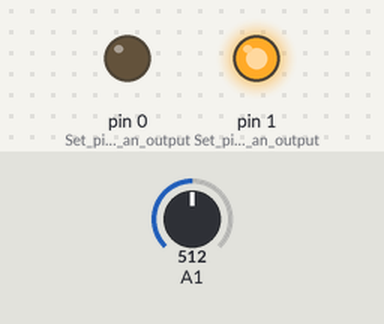
This sketch was run on a simulated Arduino Uno, built with avr-gcc and run on an emulated ATmega328P. On the bench: output pins drawn as LEDs (lit = HIGH). Inputs (shaded band) come from the test bench; at power-on: A1 = 512.

Above: at 1.2 s.
1.3 s: A1 set to 243
2.8 s: A1 set to 219
At 3.9 s:
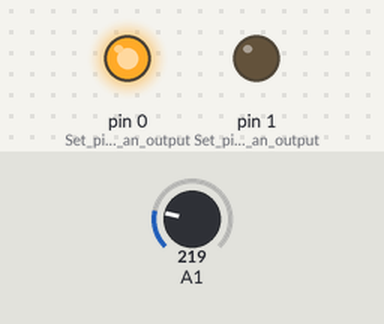
4.3 s: A1 set to 240
At 5.1 s:
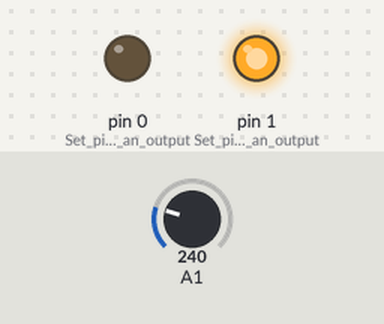
5.8 s: A1 set to 220
At 6.2 s:
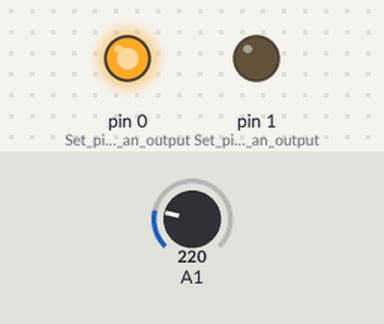
Timing chart, 0 to 8.3 s (numbered marks = the images above; inputs shaded):
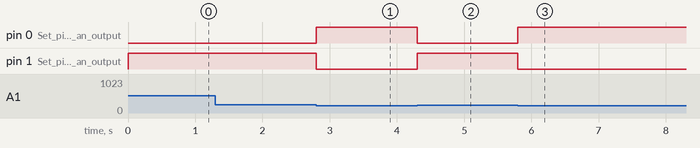

Measured:
- the behaviour switches between 231 and 230 on A1 (found by bisection; images 0 and 1)
- after the input at 1.3 s, every drawn part: stays the same
- after the input at 2.8 s, pin 0 (Set_pin_9_as_an_output): LOW → HIGH at once; pin 1 (Set_pin_10_as_an_output): HIGH → LOW at once
- after the input at 4.3 s, pin 0 (Set_pin_9_as_an_output): HIGH → LOW at once; pin 1 (Set_pin_10_as_an_output): LOW → HIGH at once
- after the input at 5.8 s, pin 0 (Set_pin_9_as_an_output): LOW → HIGH at once; pin 1 (Set_pin_10_as_an_output): HIGH → LOW at once

The sketch:

CoffeeThermometer.ino
```cpp
// (licence header left out)
int Threshold=230;  //Set the temperature threshold in LSBs so we don't have to waste time computing temperature; should be around 200-230

void setup() {
  pinMode(0, OUTPUT);  //Set pin 9 as an output
  pinMode(1, OUTPUT);  //Set pin 10 as an output
//  Serial.begin(9600);  //If you want to monitor the temperature via serial to check that you have your threshold set right, leave this in; otherwise comment it out
}

void loop() {
  int T=analogRead(A1);  //Read the temperature into an integer called T
  if(T>Threshold){  //If T is greater than the threshold,
    digitalWrite(0, LOW);  //turn off the blue,
    digitalWrite(1, HIGH);  //and turn on the red
  }
  else{  //Otherwise,
    digitalWrite(1, LOW);  //turn off the red,
    digitalWrite(0, HIGH);  //and turn on the blue
  }
//  Serial.print(millis());  //Send the time since boot in msec,
//  Serial.print(",");  //a comma,
//  Serial.println(T);  //and the temperature to the serial terminal; again, comment this out if you're done debugging
}
```
